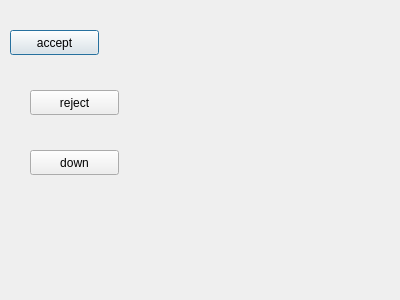
<?xml version="1.0" encoding="UTF-8"?>
<ui version="4.0">
 <class>my_Dialog</class>
 <widget class="QDialog" name="my_Dialog">
  <property name="geometry">
   <rect>
    <x>0</x>
    <y>0</y>
    <width>400</width>
    <height>300</height>
   </rect>
  </property>
  <property name="windowTitle">
   <string>Dialog</string>
  </property>
  <widget class="QPushButton" name="accept_btn">
   <property name="geometry">
    <rect>
     <x>10</x>
     <y>30</y>
     <width>89</width>
     <height>25</height>
    </rect>
   </property>
   <property name="text">
    <string>accept</string>
   </property>
  </widget>
  <widget class="QPushButton" name="reject_btn">
   <property name="geometry">
    <rect>
     <x>30</x>
     <y>90</y>
     <width>89</width>
     <height>25</height>
    </rect>
   </property>
   <property name="text">
    <string>reject</string>
   </property>
  </widget>
  <widget class="QPushButton" name="down_btn">
   <property name="geometry">
    <rect>
     <x>30</x>
     <y>150</y>
     <width>89</width>
     <height>25</height>
    </rect>
   </property>
   <property name="text">
    <string>down</string>
   </property>
  </widget>
 </widget>
 <resources/>
 <connections/>
</ui>
